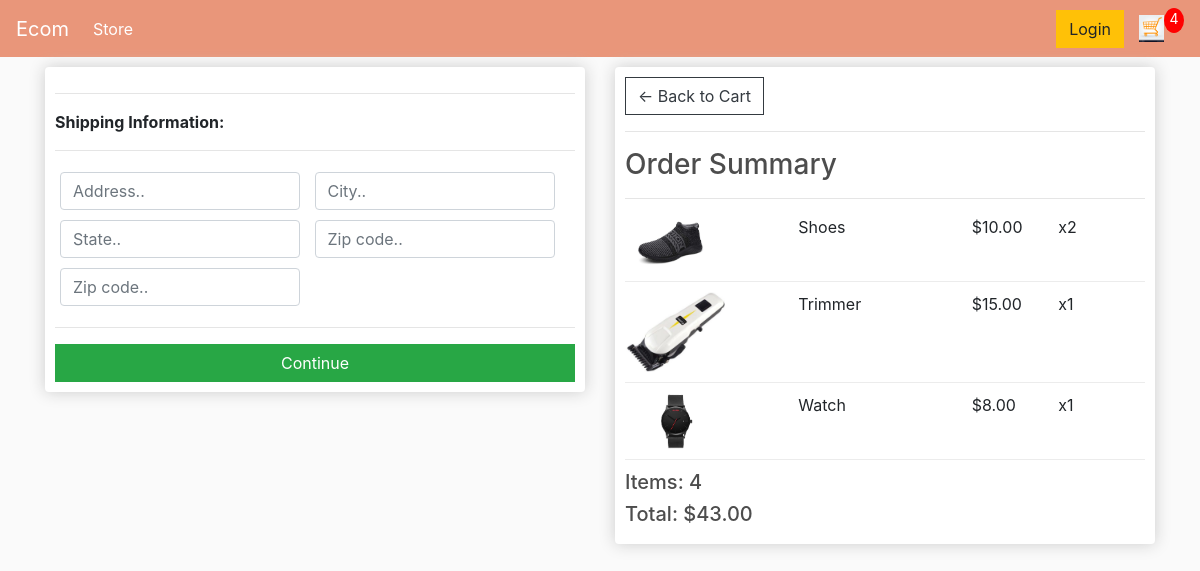
Screenshot of /checkout/ (signed in) with the database file from the repository.
### store/models.py (models this page shows, shortened)
class OrderItem(models.Model):
    product = models.ForeignKey(Product, on_delete=models.SET_NULL, null=True, blank=True)
    order = models.ForeignKey(Order, on_delete=models.SET_NULL, null=True, blank=True)
    quantity = models.IntegerField(default=0, null=True, blank=True)
    date_added = models.DateTimeField(auto_now_add=True)
    @property
    def get_total(self):
        total = self.product.price*self.quantity
        return total

class Product(models.Model):
    name = models.CharField(max_length=200)
    price = models.DecimalField(max_digits=7, decimal_places=2)
    digital = models.BooleanField(default=False, null=True, blank=True)
    image = models.ImageField(null=True, blank=True)
    @property
    def imageURL(self):
        try:
            url = self.image.url
        except:
            url = ''
        return url

class Order(models.Model):
    customer = models.ForeignKey(Customer, on_delete=models.SET_NULL, null=True, blank=True)
    date_ordered = models.DateTimeField(auto_now_add=True)
    complete = models.BooleanField(default=False)
    transaction_id = models.CharField(max_length=100, null=True)
    @property
    def shipping(self):
        shipping = False
        orderitems = self.orderitem_set.all()
        for i in orderitems:
            if i.product.digital == False:
                shipping = True
        return shipping
    @property
    def get_cart_total(self):
        orderitems = self.orderitem_set.all()
        total = sum([item.get_total for item in orderitems])
        return total
    @property
    def get_cart_items(self):
        orderitems = self.orderitem_set.all()
        total = sum([item.quantity for item in orderitems])
        return total

### store/views.py (the view)
# urls.py: path('checkout/', views.checkout, name="checkout"),
def checkout(request):
     data = cartData(request)
     cartItems = data['cartItems']
     order = data['order']
     items = data['items']
     context = {'items':items, 'order':order,'cartItems':cartItems}
     return render(request, 'store/checkout.html', context)

### store/utils.py (called while the page is built)
def cartData(request):
    if request.user.is_authenticated:
          customer = request.user.customer
          order, created = Order.objects.get_or_create(customer=customer, complete=False)
          items = order.orderitem_set.all()
          cartItems = order.get_cart_items
    else:
        cookieData = cookieCart(request)
        cartItems = cookieData['cartItems']
        order = cookieData['order']
        items = cookieData['items']
    return{'cartItems':cartItems, 'order':order, 'items':items}

### store/templates/store/checkout.html (shortened to what this page needs)
{% extends 'store/main.html' %}
{% block content %}
{% load static %}
<div class="row">
    <div class="col-lg-6">
        <div class="box-element" id ="form-wrapper">
            <form id="form">
                <div id="shipping-info">
                    <hr>
                    <p><strong>Shipping Information:</strong></p>
                    <hr>
                    <div class="form-field">
                        <input class="form-control" type="text" name="address" placeholder="Address..">
                    </div>
                    <div class="form-field">
                        <input class="form-control" type="text" name="city" placeholder="City..">
                    </div>
                    <div class="form-field">
                        <input class="form-control" type="text" name="state" placeholder="State..">
                    </div>
                    <div class="form-field">
                        <input class="form-control" type="text" name="zipcode" placeholder="Zip code..">
                    </div>
                    <div class="form-field">
                        <input class="form-control" type="text" name="country" placeholder="Zip code..">
                    </div>
                </div>
                <hr>
                <input id="form-button" class="btn btn-success btn-block" type="submit" value="Continue">
            </form>
        </div>
    </div>
    <div class="col-lg-6">
        <div class="box-element">
            <a  class="btn btn-outline-dark" href="{% url 'cart' %}">&#x2190; Back to Cart</a>
            <hr>
            <h3>Order Summary</h3>
            <hr>
            {% for item in items %}
            <div class="cart-row">
                <div style="flex:2"><img class="row-image" src="{{item.product.imageURL}}"></div>
                <div style="flex:2"><p>{{item.product.name}}</p></div>
                <div style="flex:1"><p>${{item.product.price}}</p></div>
                <div style="flex:1"><p>x{{item.quantity}}</p></div>
            </div>
            {% endfor %}
            <h5>Items: {{order.get_cart_items}}</h5>
            <h5>Total: ${{order.get_cart_total}}</h5>
        </div>
    </div>
</div>
{% endblock content %}

### ecommerce/static/css/main.css (style rules this page uses)
body { background-color: hsl(0, 0%, 98%); }
h1,h2,h3,h4,h5,h6 { color:hsl(0, 0%, 30%); }
.box-element { box-shadow:hsl(0, 0%, 80%) 0 0 16px; background-color: #fff; border-radius: 4px; padding: 10px; }
.col-lg-4, .col-lg-6, .col-lg-8, .col-lg-12 { margin-top: 10px; }
.btn { border-radius: 0; }
.row-image { width: 100px; }
.form-field { width:250px; display: inline-block; padding: 5px; }
.cart-row { display: flex; align-items: flex-stretch; padding-bottom: 10px; margin-bottom: 10px; border-bottom: 1px solid #ececec; }

### rows the page displays
OrderItem: product.imageURL (picture), product.name "Shoes", product.price "10.00", quantity "2"
OrderItem: product.imageURL (picture), product.name "Trimmer", product.price "15.00", quantity "1"
OrderItem: product.imageURL (picture), product.name "Watch", product.price "8.00", quantity "1"
Order: get_cart_items "4", get_cart_total "43.00"

### other values shown
{{ cartItems }} "4"
